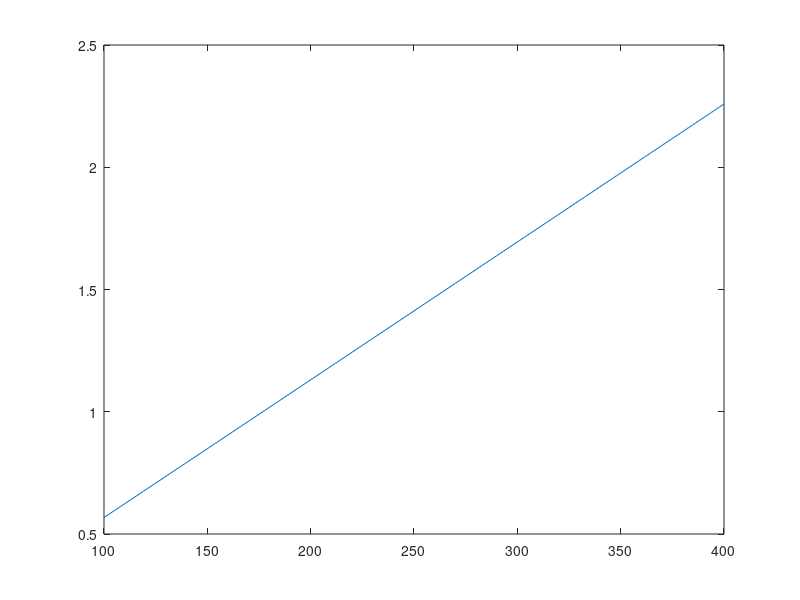

Write MATLAB code to recreate this figure.
w = 50:0.1:70;

dist = 11e-3;

s = w.*sqrt(1+(dist./(pi*(w*1e-6).^2/1064e-9)).^2);

plot(w,s)

%%
w = 60e-6;

dist = 100:1:400;

s = w.*sqrt(1+(dist*1e-3./(pi*w.^2/1064e-9)).^2)*1e3;

plot(dist,s)